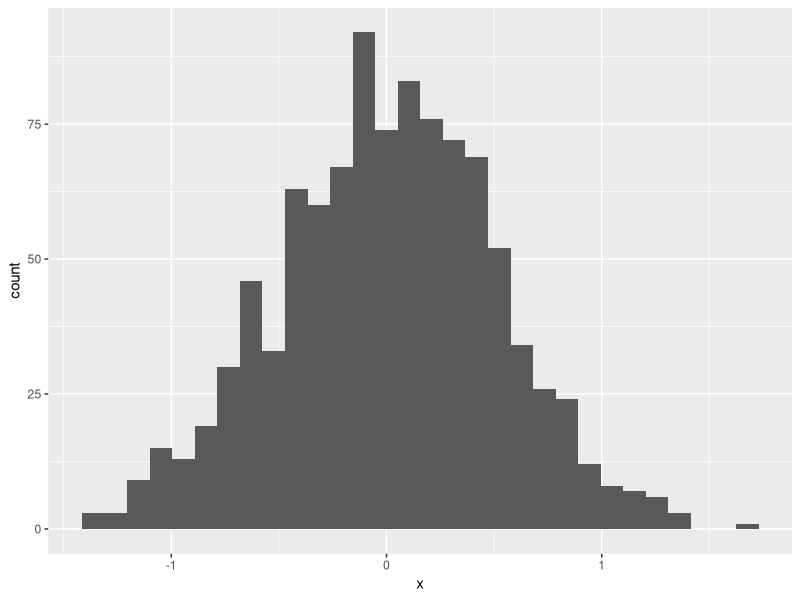

This figure's R source:
## ---- chunk 1
library(tidyverse)
library(ggplot2)
library(rlang)
library(knitr)
## ---- chunk 2
samp = rnorm(100)
length(samp)
## ---- chunk 3
plot_df = 
  tibble(
    x = rnorm(1000, sd = .5),
    y = 1 + 2 * x + rnorm(1000)
  )
## ---- chunk 4
ggplot(plot_df, aes(x = x)) + geom_histogram()
## ---- chunk 5
#set <-
#data.frame(
#  r_norm = rnorm(500, mean = 1),
#  big_zero = r_norm > 0,
#  abs_val = abs(r_norm)
#)
